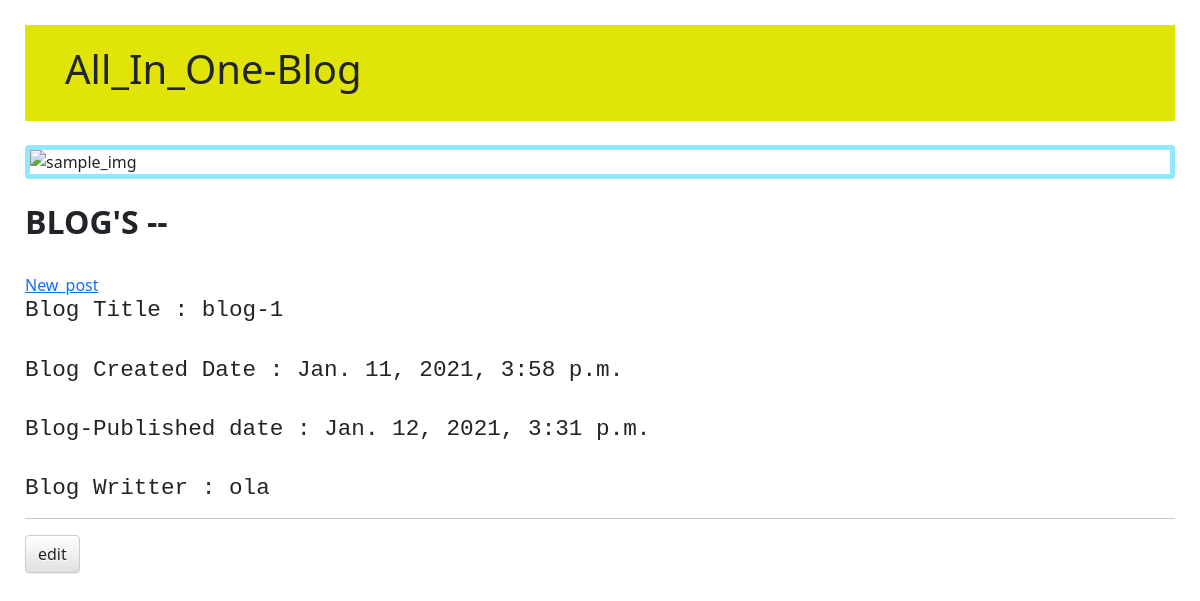
The app's page /posts/1/ with its own data.
### blog/models.py (models this page shows, shortened)
class Post(models.Model):
    author = models.ForeignKey(settings.AUTH_USER_MODEL, on_delete=models.CASCADE)
    title = models.CharField(max_length=200)
    text = models.TextField()
    created_date = models.DateTimeField(default = timezone.now)
    published_date = models.DateTimeField(blank = True, null=True)

### blog/views.py (the view)
# urls.py: path('posts/<int:pk>/', views.post_details, name="post_details"),
def post_details(request, pk):
    posts = get_object_or_404(Post, pk=pk)
    return render(request, 'blog/post_details.html', {'posts': posts})

### blog/templates/blog/post_details.html (shortened to what this page needs)
{% extends 'blog/index.html' %}
{% block content %}
    {% if posts.published_date %}<br>
    <div class="a_pd">
        <h2>Blog Title           : {{ posts.title }}</h2><br>
        <h2>Blog Created Date    : {{ posts.created_date }}</h2><br>
        <h2>Blog-Published date  : {{ posts.published_date }}</h2><br>
        <h2>Blog Writter         : {{ posts.author}}</h2>
    </div>
    <hr>
    <a class="btn btn-default" href="{% url 'post_edit' pk=posts.pk %}"> edit</a>
    {% endif %}
{% endblock %}

### blog/static/css/blog.css (style rules this page uses)
body { padding: 25px; }
.a_pd h2 { font-family: 'Courier New', Courier, monospace; font-size: 0.6cm; }

### records on screen
Post: title "blog-1", created_date "Jan. 11, 2021, 3:58 p.m.", published_date "Jan. 12, 2021, 3:31 p.m.", author "ola"
